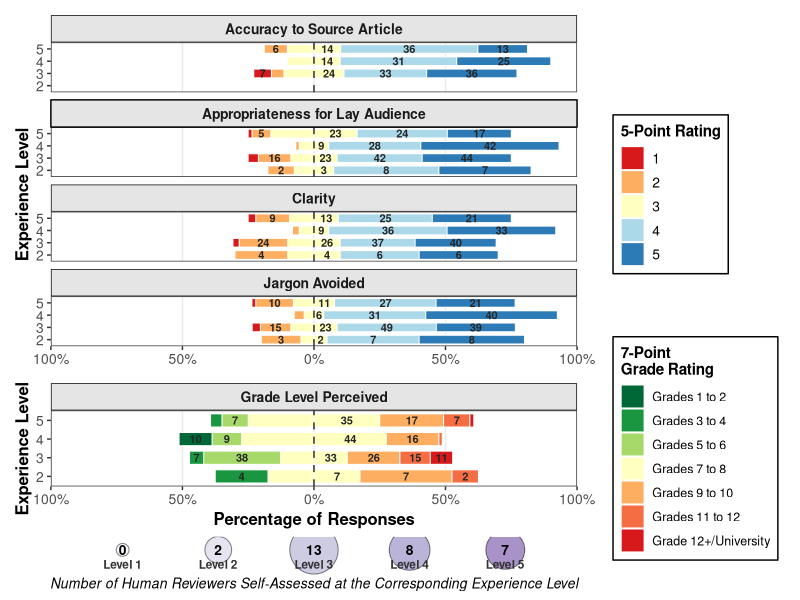

This figure's R source:
library(tidyverse)
library(patchwork)
library(here)

Human_Metrics <- read.csv(here("data","Final_LongMetrics_NoAccuracy.csv"), check.names=FALSE)
Accuracy <- read.csv(here("data","Final_LongMetrics_OnlyAccuracy.csv"), check.names=FALSE)

df_long <- Human_Metrics %>%
  rename(
    participant = `Participant_IDs`,
    experience_level = `Experience_Level`,
    grade_score = `Grade_Score`
  ) %>%
  pivot_longer(
    cols = c(Clarity, Appropriateness, `Jargon_Avoided`, grade_score),
    names_to = "item",
    values_to = "rating"
  ) %>%
  mutate(
    experience_level = factor(experience_level, levels = 1:5, ordered = TRUE),
    item = if_else(item == "grade_score", "Grade_Score", item)
  )

df_accuracy <- Accuracy %>%
  select(-c(`Accuracy_ID`,`Accurate_Abstract`,`Accurate_Full-Text`)) %>%
  rename(
    participant = `Participant_IDs`,
    FullText_acc = `Full_Text_Score`,
    Abstract_acc = `Abstract_Score`,
    experience_level = `Experience_Level`
  ) %>%
  pivot_longer(
    cols = c(Abstract_acc, FullText_acc),
    names_to = "item",
    values_to = "rating"
  ) %>%
  mutate(
    experience_level = factor(experience_level, levels = 1:5, ordered = TRUE)
  ) %>%
  filter(!is.na(rating) & rating !="")

df_filtered <- df_long %>%
  select(-c(`Article_ID`, `Group`))

df_clean <- rbind(df_filtered, df_accuracy) %>%
  mutate(item = case_when(
    item %in% c("Abstract_acc", "FullText_acc") ~ "Accuracy",
    TRUE ~ item
  ))


no_grade_score <- df_clean %>%
  filter(item != "Grade_Score") %>%
  mutate(experience_level = factor(experience_level, levels = 1:5))


# --- 1. Data Prep for Diverging Likert Plot ---
prop_df <- no_grade_score %>%
  count(item, experience_level, rating) %>%
  group_by(item, experience_level) %>%
  mutate(pct = n / sum(n) * 100) %>%
  ungroup()

# Negative side: rating 3 (half) -> 2 -> 1
neg_df <- prop_df %>%
  filter(rating %in% c(1, 2, 3)) %>%
  mutate(
    value = if_else(rating == 3, -pct / 2, -pct),
    rating = factor(rating, levels = c(3, 2, 1))
  ) %>%
  arrange(item, experience_level, rating) %>%
  group_by(item, experience_level) %>%
  mutate(
    cum = cumsum(value),
    xmax = lag(cum, default = 0),
    xmin = cum
  ) %>%
  ungroup()

# Positive side: rating 3 (half) -> 4 -> 5
pos_df <- prop_df %>%
  filter(rating %in% c(3, 4, 5)) %>%
  mutate(
    value = if_else(rating == 3, pct / 2, pct),
    rating = factor(rating, levels = c(3, 4, 5))
  ) %>%
  arrange(item, experience_level, rating) %>%
  group_by(item, experience_level) %>%
  mutate(
    cum = cumsum(value),
    xmin = lag(cum, default = 0),
    xmax = cum
  ) %>%
  ungroup()

# plot_df <- bind_rows(neg_df, pos_df) %>%
#   mutate(
#     rating = factor(rating, levels = c("1", "2", "3", "4", "5")),
#     y_num  = as.numeric(experience_level)
#   )

plot_df <- bind_rows(neg_df, pos_df) %>%
  mutate(
    rating = factor(rating, levels = c("1", "2", "3", "4", "5")),
    y_num  = as.numeric(experience_level),
    x_mid  = (xmin + xmax) / 2,
    # Avoid duplicate labels for rating 3: show only on pos_df (where xmin >= 0)
    label_txt = case_when(
      rating == "3" & xmin < 0 ~ "",
      pct >= 5                 ~ as.character(n),
      TRUE                     ~ ""
    )
  )

item_labels <- c(
  "Appropriateness" = "Appropriateness for Lay Audience",
  "Clarity" = "Clarity",
  "Jargon_Avoided" = "Jargon Avoided",
  "Accuracy" = "Accuracy to Source Article",
  "Grade_Score" = "Grade Level Perceived"
)


# --- 2. Diverging Likert Plot ---
ExperiencePlot <- ggplot(plot_df) +
  geom_rect(
    aes(
      xmin = xmin, xmax = xmax,
      ymin = y_num - 0.35, ymax = y_num + 0.35,
      fill = rating
    ),
    color = "white", linewidth = 0.3
  ) +
  
  geom_text(
    aes(x = x_mid, y = y_num, label = label_txt),
    size = 2.8, fontface = "bold", color = "grey15"
  ) +
  
  geom_vline(xintercept = 0, color = "grey30", linetype = "dashed", linewidth = 0.6) +
  facet_wrap(~ item, ncol =1, labeller = as_labeller(item_labels)) +
  scale_fill_brewer(palette = "RdYlBu", direction = 1) +
  scale_y_continuous(breaks = 1:5, labels = 1:5) +
  scale_x_continuous(labels = function(x) paste0(abs(x), "%")) +
  labs(x = NULL, y = "Experience Level", fill = "5-Point Rating") +
  theme_bw() +
  theme(
    panel.grid.minor = element_blank(),
    panel.grid.major.y = element_blank(),
    legend.position = "right",
    legend.background = element_rect(fill = "white", color = "black"),
    axis.title = element_text(size = 12, face = "bold"),
    axis.text = element_text(size = 10),
    legend.title = element_text(size = 11, face = "bold"),
    legend.text = element_text(size = 10),
    plot.title = element_text(size = 12, face = "bold", hjust = 0.5),
    strip.background = element_rect(fill = "grey90", color = "black"),
    strip.text = element_text(size = 10, face = "bold"),
    legend.box.margin = margin(t = 0, r = 5, b = 0, l = 15, unit = "pt")
  )


# --- 1. Data Prep for 1-7 Scale (Grade_Score) ---
grade_df <- df_clean %>%
  filter(item == "Grade_Score") %>%
  mutate(
    experience_level = factor(experience_level, levels = 1:5),
    rating = factor(rating, levels = 1:7)
  )

prop_grade <- grade_df %>%
  count(item, experience_level, rating) %>%
  group_by(experience_level) %>%
  mutate(pct = n / sum(n) * 100) %>%
  ungroup()

# Negative side: rating 4 (half) -> 3 -> 2 -> 1
neg_grade <- prop_grade %>%
  filter(rating %in% c(1, 2, 3, 4)) %>%
  mutate(
    value = if_else(rating == 4, -pct / 2, -pct),
    rating = factor(rating, levels = c(4, 3, 2, 1))
  ) %>%
  arrange(experience_level, rating) %>%
  group_by(experience_level) %>%
  mutate(
    cum = cumsum(value),
    xmax = lag(cum, default = 0),
    xmin = cum
  ) %>%
  ungroup()

# Positive side: rating 4 (half) -> 5 -> 6 -> 7
pos_grade <- prop_grade %>%
  filter(rating %in% c(4, 5, 6, 7)) %>%
  mutate(
    value = if_else(rating == 4, pct / 2, pct),
    rating = factor(rating, levels = c(4, 5, 6, 7))
  ) %>%
  arrange(experience_level, rating) %>%
  group_by(experience_level) %>%
  mutate(
    cum = cumsum(value),
    xmin = lag(cum, default = 0),
    xmax = cum
  ) %>%
  ungroup()

# plot_grade_df <- bind_rows(neg_grade, pos_grade) %>%
#   mutate(
#     rating = factor(rating, levels = c("1", "2", "3", "4", "5", "6", "7")),
#     y_num  = as.numeric(experience_level)
#   )

plot_grade_df <- bind_rows(neg_grade, pos_grade) %>%
  mutate(
    rating = factor(rating, levels = c("1", "2", "3", "4", "5", "6", "7")),
    y_num  = as.numeric(experience_level),
    x_mid  = (xmin + xmax) / 2,
    # Avoid duplicate labels for rating 4: show only on pos_grade (where xmin >= 0)
    label_txt = case_when(
      rating == "4" & xmin < 0 ~ "",
      pct >= 5                 ~ as.character(n),
      TRUE                     ~ ""
    )
  )


#Grade level labels and colours
grade_colors <- c(
  "Grades 1 to 2"          = "#006837", # Dark Green
  "Grades 3 to 4"          = "#1a9641", # Green
  "Grades 5 to 6"          = "#a6d96a", # Light Green
  "Grades 7 to 8"          = "#ffffbf", # Soft Yellow
  "Grades 9 to 10"         = "#fdae61", # Orange
  "Grades 11 to 12"        = "#f46d43", # Dark Orange
  "Grade 12+/University" = "#d7191c"  # Red
)

# --- 2. Grade Score Plot (1-7 Scale) ---
GradeScorePlot <- ggplot(plot_grade_df) +
  geom_rect(
    aes(
      xmin = xmin, xmax = xmax,
      ymin = y_num - 0.35, ymax = y_num + 0.35,
      fill = rating
    ),
    color = "white", linewidth = 0.3
  ) +
  
  geom_text(
    aes(x = x_mid, y = y_num, label = label_txt),
    size = 2.8, fontface = "bold", color = "grey15"
  ) +
  
  
  geom_vline(xintercept = 0, color = "grey30", linetype = "dashed", linewidth = 0.6) +
  facet_wrap(~ item, ncol = 1, labeller = as_labeller(item_labels)) +
  scale_fill_manual(
    values = setNames(unname(grade_colors), as.character(1:7)),
    labels = names(grade_colors),
    drop = FALSE
  ) +
  scale_y_continuous(breaks = 1:5, labels = 1:5) +
  scale_x_continuous(labels = function(x) paste0(abs(x), "%")) +
  labs(x = "Percentage of Responses", y = "Experience Level", fill = "7-Point \nGrade Rating") +
  theme_bw() +
  theme(
    panel.grid.minor = element_blank(),
    panel.grid.major.y = element_blank(),
    legend.position = "right",
    legend.background = element_rect(fill = "white", color = "black"),
    axis.title = element_text(size = 12, face = "bold"),
    axis.text = element_text(size = 10),
    legend.title = element_text(size = 11, face = "bold"),
    legend.text = element_text(size = 9),
    strip.background = element_rect(fill = "grey90", color = "black"),
    strip.text = element_text(size = 10, face = "bold"),
    legend.box.margin = margin(t = 0, r = 5, b = 0, l = 15, unit = "pt")
  )

# counts <- data.frame(expertise = 1:5, n = c(0, 1, 12, 8, 4))
# p_experience <- ggplot(counts, aes(x = expertise, y = 1, label = n)) +
#   geom_point(aes(size = n, alpha = 0.4, fill = factor(expertise)), shape = 21) +
#   geom_text(size = 3, fontface = "bold") +
#   labs(x = "Number of Human Reviewers Self-Assessed at the Corresponding Experience Level") +
#   scale_fill_brewer(palette = "YlOrRd", guide = "none") +
#   scale_size_continuous(range = c(5, 20), guide = "none") +
#   scale_x_continuous(limits = c(0.65, 5.35)) +
#   theme_void() +
# 
#   theme(legend.position = "none",
#         axis.title.x = element_text(size = 12, face = "italic"))

counts <- data.frame(
  expertise = 1:5,
  n = c(0, 2, 13, 8, 7),
  label_level = paste0("Level ", 1:5)
)

p_experience <- ggplot(counts, aes(x = expertise, y = 1)) +
  # Bubble circle
  geom_point(aes(size = n, fill = factor(expertise)), shape = 21, alpha = 0.5) +
  # Reviewer count inside bubble (only when n > 0)
  geom_text(aes(label = n), size = 3.5, fontface = "bold", color = "black") +
  geom_text(aes(y = 0.5, label = label_level), size = 3, fontface = "bold", color = "grey20") +
  scale_fill_brewer(palette = "Purples", guide = "none") +
  scale_size_continuous(range = c(4, 16), guide = "none") +
  scale_x_continuous(breaks = 1:5, limits = c(0.5, 5.5)) +
  scale_y_continuous(limits = c(0.2, 1.4)) +
  labs(caption = "Number of Human Reviewers Self-Assessed at the Corresponding Experience Level") +
  theme_void() +
  theme(
    plot.caption = element_text(size = 10, face = "italic", hjust = 0.5, margin = margin(t = 2))
  )

# Define shared scale limits and 50% / 100% breaks
common_x_scale <- list(
  scale_x_continuous(
    limits = c(-100, 100),
    breaks = seq(-100, 100, by = 50),
    labels = function(x) paste0(abs(x), "%"),
    expand = c(0, 0) # removes extra padding at edges
  )
)

# Apply to ExperiencePlot
ExperiencePlot <- ExperiencePlot + common_x_scale

# Apply to GradeScorePlot
GradeScorePlot <- GradeScorePlot + common_x_scale

# --- 3. Combine with Patchwork ---
Combined <- ExperiencePlot / GradeScorePlot / p_experience + 
  plot_layout(heights = c(8, 2, 1))

Combined

# ggsave("ByExperience.png", Combined, width = 9, height = 12, dpi = 300)
